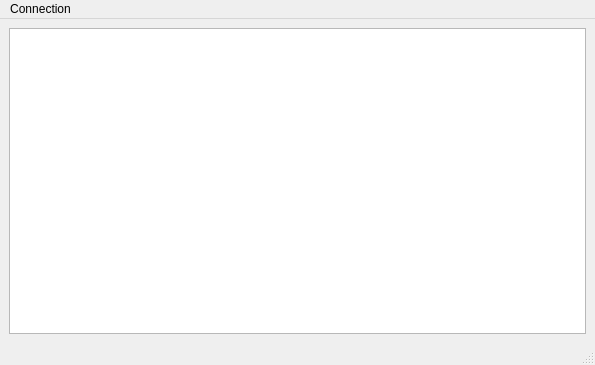
<?xml version="1.0" encoding="UTF-8"?>
<ui version="4.0">
 <class>MainWindow</class>
 <widget class="QMainWindow" name="MainWindow">
  <property name="geometry">
   <rect>
    <x>0</x>
    <y>0</y>
    <width>595</width>
    <height>365</height>
   </rect>
  </property>
  <property name="windowTitle">
   <string>MainWindow</string>
  </property>
  <widget class="QWidget" name="centralwidget">
   <property name="sizePolicy">
    <sizepolicy hsizetype="Expanding" vsizetype="Expanding">
     <horstretch>0</horstretch>
     <verstretch>0</verstretch>
    </sizepolicy>
   </property>
   <layout class="QHBoxLayout" name="horizontalLayout_2">
    <item>
     <layout class="QHBoxLayout" name="horizontalLayout">
      <property name="sizeConstraint">
       <enum>QLayout::SizeConstraint::SetMaximumSize</enum>
      </property>
      <item>
       <widget class="QTreeView" name="treeView"/>
      </item>
     </layout>
    </item>
   </layout>
  </widget>
  <widget class="QMenuBar" name="menubar">
   <property name="geometry">
    <rect>
     <x>0</x>
     <y>0</y>
     <width>595</width>
     <height>19</height>
    </rect>
   </property>
   <widget class="QMenu" name="menuConnection">
    <property name="title">
     <string>Connection</string>
    </property>
    <addaction name="actionNew"/>
   </widget>
   <addaction name="menuConnection"/>
  </widget>
  <widget class="QStatusBar" name="statusbar"/>
  <action name="actionNew">
   <property name="icon">
    <iconset theme="QIcon::ThemeIcon::AddressBookNew"/>
   </property>
   <property name="text">
    <string>New</string>
   </property>
   <property name="toolTip">
    <string>Create a New Connection</string>
   </property>
   <property name="menuRole">
    <enum>QAction::MenuRole::ApplicationSpecificRole</enum>
   </property>
  </action>
 </widget>
 <resources/>
 <connections/>
</ui>
